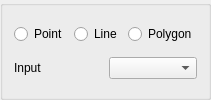
        <widget class="QGroupBox" name="VectorGroupBox">
         <property name="title">
          <string/>
         </property>
         <layout class="QVBoxLayout" name="verticalLayout_9">
          <item>
           <layout class="QHBoxLayout" name="InputVectorhorizontalLayout">
            <item>
             <widget class="QRadioButton" name="Point">
              <property name="text">
               <string>Point</string>
              </property>
             </widget>
            </item>
            <item>
             <widget class="QRadioButton" name="Line">
              <property name="text">
               <string>Line</string>
              </property>
             </widget>
            </item>
            <item>
             <widget class="QRadioButton" name="Polygon">
              <property name="text">
               <string>Polygon</string>
              </property>
             </widget>
            </item>
           </layout>
          </item>
          <item>
           <layout class="QHBoxLayout" name="FeatureTypehorizontalLayout">
            <item>
             <widget class="QLabel" name="InputVectorlabel">
              <property name="text">
               <string>Input</string>
              </property>
             </widget>
            </item>
            <item>
             <widget class="QComboBox" name="InputVector">
              <item>
               <property name="text">
                <string/>
               </property>
              </item>
             </widget>
            </item>
           </layout>
          </item>
         </layout>
        </widget>
